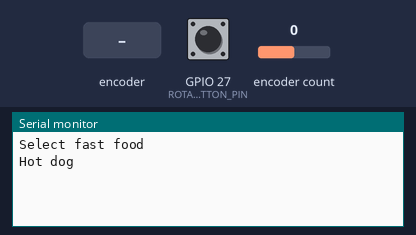
The sketch below on a simulated ESP32. Shown: the last lines printed to the serial monitor. Inputs (shaded band) come from the test bench; at power-on: encoder count 0, GPIO 27 (ROTARY_ENCODER_BUTTON_PIN) HIGH.

Above: at 1.2 s.
1.3 s: encoder count set to 1
At 1.9 s:
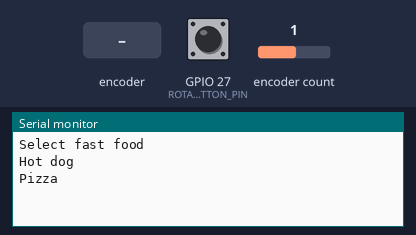
2.8 s: rotary encoder on GPIO 27 (ROTARY_ENCODER_BUTTON_PIN) / GPIO 39 (ROTARY_ENCODER_B_PIN) turned 1 step (first pin leading)
At 3.7 s:
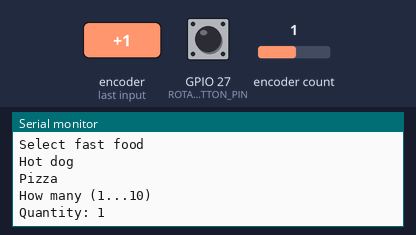
4.5 s: rotary encoder on GPIO 27 (ROTARY_ENCODER_BUTTON_PIN) / GPIO 39 (ROTARY_ENCODER_B_PIN) turned 1 step (first pin leading)
At 5.0 s:
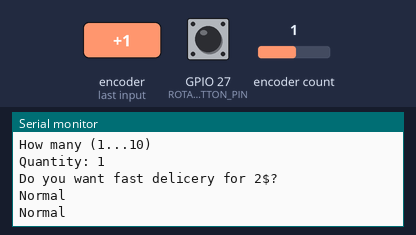
6.2 s: encoder count set to 2
At 6.8 s:
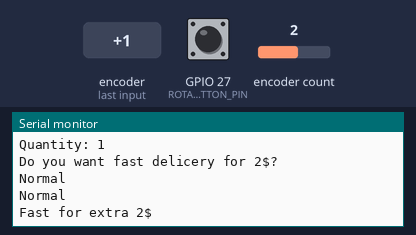
7.7 s: rotary encoder on GPIO 27 (ROTARY_ENCODER_BUTTON_PIN) / GPIO 39 (ROTARY_ENCODER_B_PIN) turned 1 step (first pin leading)
At 9.0 s:
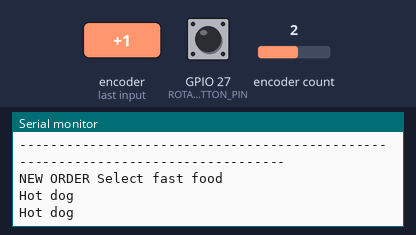
9.4 s: rotary encoder on GPIO 27 (ROTARY_ENCODER_BUTTON_PIN) / GPIO 39 (ROTARY_ENCODER_B_PIN) turned 3 steps (first pin leading)
At 10.8 s:
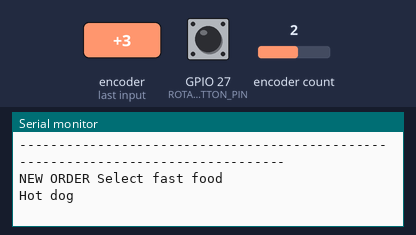

Measured:
- after the input at 1.3 s, the serial monitor: prints a new line at once (image 1)
- after the input at 2.8 s, the serial monitor: prints a new line after 0.05 s (image 2)
- after the input at 4.5 s, the serial monitor: prints a new line after 0.05 s (image 3)
- after the input at 6.2 s, the serial monitor: prints a new line at once (image 4)
- after the input at 7.7 s, the serial monitor: prints a new line after 0.05 s (image 5)
- after the input at 9.4 s, the serial monitor: prints a new line after 0.05 s (image 6)

The sketch:

menuselectionexample.ino
```cpp
#include "AiEsp32RotaryEncoder.h"
#if defined(ESP8266)
#define ROTARY_ENCODER_A_PIN D6
#define ROTARY_ENCODER_B_PIN D5
#define ROTARY_ENCODER_BUTTON_PIN D7
#else
#define ROTARY_ENCODER_A_PIN 36
#define ROTARY_ENCODER_B_PIN 39
#define ROTARY_ENCODER_BUTTON_PIN 27
#endif
#define ROTARY_ENCODER_STEPS 4
AiEsp32RotaryEncoder rotaryEncoder = AiEsp32RotaryEncoder(ROTARY_ENCODER_A_PIN, ROTARY_ENCODER_B_PIN, ROTARY_ENCODER_BUTTON_PIN, -1, ROTARY_ENCODER_STEPS);

/*
Select fast food - Hot dog, Pizza, Hamburger, Cheeseburger
Then select how many pieces 1 to 10
At the end select if you want fast delivery for extra 2$
*/
String options[] = {"Select fast food", "How many (1...10)", "Do you want fast delicery for 2$?"};

String foods[] = {"Hot dog", "Pizza", "Hamburger", "Cheeseburger"};
String selectedFood = "";

String delivery[] = {"Normal", "Fast for extra 2$"};
String selectedDelivery = "";

int selectedQuantity = 1;

int currentOption = 0;

void setForOption(int newOption)
{
    currentOption = newOption;

    switch (newOption)
    {
    case 0:
        rotaryEncoder.setBoundaries(0, 3, true); //food type 0..3
        rotaryEncoder.setEncoderValue(0);
        break;
    case 1:
        rotaryEncoder.setBoundaries(1, 10, false); //how many pieces 1 to 10; do not go from 10 to 1
        rotaryEncoder.setEncoderValue(1);
        break;
    case 2:
        rotaryEncoder.setBoundaries(0, 1, true); //select delivery
        rotaryEncoder.setEncoderValue(0);
        break;

    default:
        break;
    }

    Serial.println(options[currentOption]);
    showSelection();
}

void rotary_onButtonClick()
{
    static unsigned long lastTimePressed = 0;
    if (millis() - lastTimePressed < 200)
        return;
    lastTimePressed = millis();

    int selecedValue = rotaryEncoder.readEncoder();

    switch (currentOption)
    {
    case 0: //"Select fast food"
        selectedFood = foods[selecedValue];
        setForOption(1);
        break;
    case 1: //"Select quantity"
        selectedQuantity = selecedValue;
        setForOption(2);
        break;
    case 2: //"Select delivery"
        selectedDelivery = delivery[selecedValue];
        showOrder();
        setForOption(0);
        break;

    default:
        break;
    }
}

void showOrder()
{
    Serial.println("++++++++++++++++++++++++ ORDER DETAILS ++++++++++++++++++++++++++++++++++++++++++");
    Serial.print("You ordered ");
    Serial.print(selectedFood);
    Serial.print(", quantity: ");
    Serial.print(selectedQuantity);
    Serial.print(". Delivery: ");
    Serial.println(selectedDelivery);
    Serial.println("---------------------------------------------------------------------------------");
    Serial.println("");

    Serial.print("NEW ORDER ");
}

void IRAM_ATTR readEncoderISR()
{
    rotaryEncoder.readEncoder_ISR();
}

void setup()
{
    Serial.begin(115200);
    rotaryEncoder.begin();
    rotaryEncoder.setup(readEncoderISR);
    rotaryEncoder.setAcceleration(0);
    setForOption(0);
}

void showSelection()
{
    int selecedValue = rotaryEncoder.readEncoder();

    switch (currentOption)
    {
    case 0: //"Select fast food"
        Serial.println(foods[selecedValue]);
        break;
    case 1: //"Select quantity"
        Serial.print("Quantity: ");
        Serial.println(selecedValue);
        break;
    case 2: //"Select delivery"
        Serial.println(delivery[selecedValue]);
        break;
    default:
        break;
    }
}

void loop()
{
    if (rotaryEncoder.encoderChanged())
    {
        showSelection();
    }
    if (rotaryEncoder.isEncoderButtonClicked())
    {
        rotary_onButtonClick();
    }
}
```
